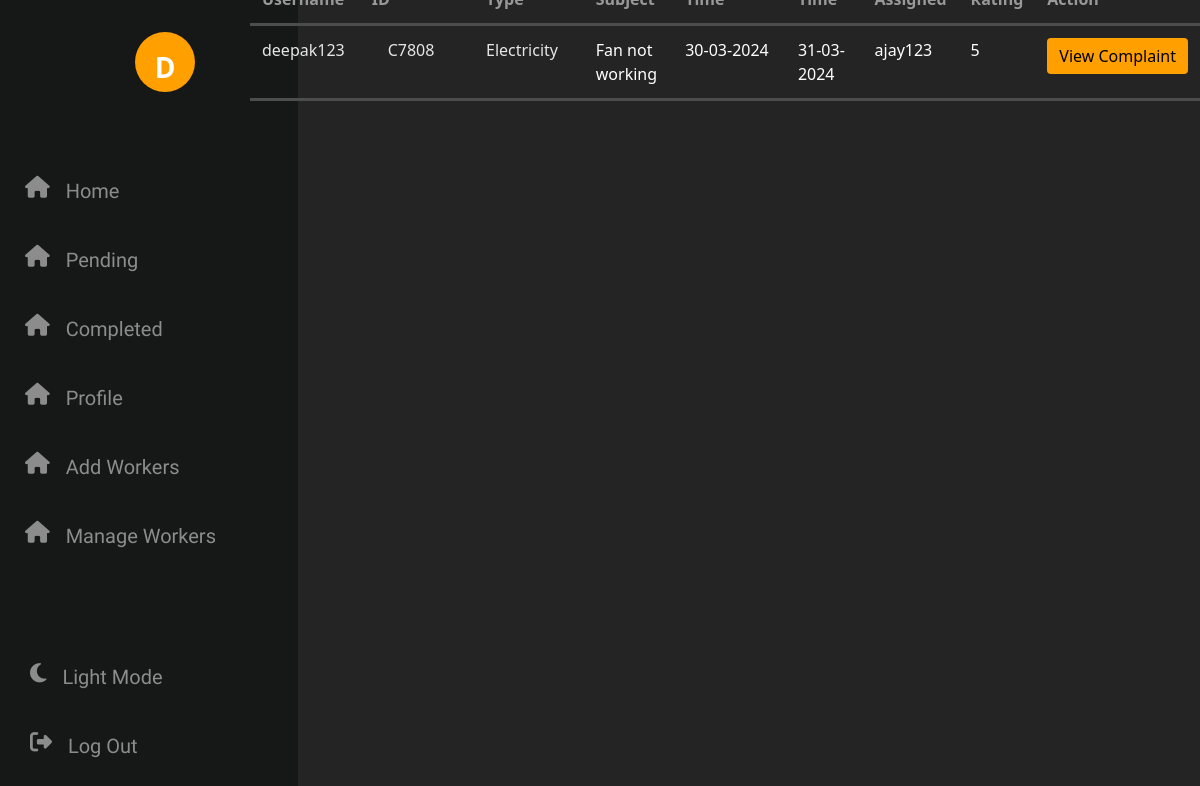
Page /php/closedComplaint.php (signed in) on the committed database.
### tables this page shows
CREATE TABLE `closed_complaints` (
  `username` varchar(50) NOT NULL,
  `complaint_id` varchar(10) NOT NULL,
  `complaint_type` varchar(20) NOT NULL,
  `subject` varchar(50) NOT NULL,
  `description` text NOT NULL,
  `folder` varchar(300) NOT NULL,
  `resolved_image` varchar(255) NOT NULL,
  `uploaded_time` timestamp(2) NOT NULL DEFAULT current_timestamp(2) ON UPDATE current_timestamp(2),
  `resolved_time` datetime(2) DEFAULT NULL,
  `time` timestamp NOT NULL DEFAULT current_timestamp(),
  `last_updation` datetime(2) DEFAULT NULL,
  `worker_assigned` varchar(50) DEFAULT NULL,
  `rating` int(11) DEFAULT NULL
);

### php/closedComplaint.php (the view, shortened to what this page needs)
<!DOCTYPE html>
<html lang="en">
<head>
    <link rel="stylesheet" href="/index.css">
    <link rel="stylesheet" href="https://cdnjs.cloudflare.com/ajax/libs/font-awesome/6.5.1/css/all.min.css" />
    <link rel="stylesheet" href="https://cdn.jsdelivr.net/npm/bootstrap@4.0.0/dist/css/bootstrap.min.css">
</head>
<body>
    <div class="nav">
        <div class="icon">
        <?php
            $u = $_SESSION["username"];
            $capitalizedu = ucfirst($u[0]);
        ?>
        <p><?php echo $capitalizedu ;?></p>
        </div>
        <div class="nav-content">
            <div>
                <i class="fa-solid fa-house"></i>
                <a href="../php/cAdminPanel.php">Home</a>
            </div>
            <div>
                <i class="fa-solid fa-house" ></i>
                <a href="../php/cPendingComplaints.php">Pending </a>
            </div>
            <div>
                <i class="fa-solid fa-house"></i>
                <a href="../php/cCompletedComplaints.php">Completed </a>
            </div>
            <div>
                <i class="fa-solid fa-house" ></i>
                <a href="#">Profile</a>
            </div>
            <div>
                <i class="fa-solid fa-house" ></i>
                <a href="addworkers.php">Add Workers</a>
            </div>
            <div>
                <i class="fa-solid fa-house" ></i>
                <a href="manageWorker.php">Manage Workers</a>
            </div>
        </div>
        <div class="nav-content-down">
            <div onclick="toggle()" >
                <i class="fa-solid fa-moon" ></i>
                <a href="#" class="dark">Light Mode</a>
            </div>
            <div>
                <i class="fa-solid fa-right-from-bracket"></i>
                <a href="../php/logout.php">Log Out</a>
            </div>
        </div>
    </div>
    <div class="content">
        <table class="table bg-transparent text-white ">
            <thead class="bg-transparent">
              <tr>
                <th>Username</th>
                <th>Complaint ID</th>
                <th>Complaint Type</th>
                <th>Subject</th>
                <th>Registered Time</th>
                <th>Closed Time</th>
                <th>Worker Assigned</th>
                <th>Rating</th>
                <th>Action</th>
              </tr>
            </thead>
            <tbody>
            <?php
                include 'config.php' ;
                $sql = "SELECT * from closed_complaints";
                $result = $conn->query($sql);
                if ($result->num_rows > 0) {
                    while ($row = $result->fetch_assoc()) {
                        ?>
              <tr>
              <td class=" col-2 " >
                    <p class="fw-normal mb-1 ml-0" style="color: #E6E6E6;" ><?php echo $row['username'] ; ?></p>
                </td>
                <td class=" col-3">
                    <div class="ms-3 d-flex ml-3 ">
                      <p class="fw-bold mb-1" style="color: #E6E6E6;"><?php echo $row["complaint_id"] ; ?></p>
                    </div>
                  </div>
                <td class="col-2">
                  <p class="fw-normal mb-1 ml-0" style="color: #E6E6E6;" ><?php echo $row["complaint_type"] ; ?></p>
                </td>
                <td class=" col-2 "><?php echo $row["subject"] ;  ?></td>
                <td class=" col-2 "><?php echo date("d-m-Y", strtotime($row["time"])) ; ?></td>
                <td class=" col-2 "><?php echo date("d-m-Y", strtotime($row["resolved_time"])) ; ?></td>
                <td class=" col-2 "><?php echo $row["worker_assigned"];  ?></td>
                <td class=" col-2 "><?php echo $row["rating"] ; ?></td>
                <td class=" col-2 "><a type="button" class="btn btn-primary" style = "background:#FF9F00 ; border:none; color:black;" href="../php/ComplaintInfo.php?id=<?php echo $row['complaint_id']; ?>">View Complaint</a></td>
              <?php
                    }
                }
            ?>
</body>
</html>

### css/index.css (style rules this page uses)
:root { --background-color: #202122; --font-color : #ffffff; --h1-font-color: #E0E0E0; --typing-font-color : #E0E0E0; --h1-color : black ; }
html { scroll-behavior: smooth; }
* { margin: 0; padding: 0; box-sizing: border-box; font-family: 'Poppins', sans-serif; font-family: 'Noto Sans', sans-serif; }
body { background-color: var(--background-color); }
.nav { width: 100vw; height: 100px; padding: 0vw 4vw; display: flex; justify-content: space-between; align-items: center; border-bottom: 2px solid #dadada ; }
.content { width: 100vw; height: calc(100% - 100px); display: flex; }

### php/closedComplaint.php (style rules this page uses)
:root { --background-color: #242424; --nav-background-color : #161717; --icon-color:#8C8C8C; --preview-background-color:#161717; --heading-color:white ; --font-color:white; --boxes-bg-color:#161717; --box-count-color: #242424; }
* { margin: 0; padding: 0; box-sizing: content-box; }
body { display: flex; }
.nav { width: 80px; height: 100vh; position: fixed; display: flex; flex-direction: column; justify-content: space-between; background-color: var(--nav-background-color); transition: 0.3s; }
.content { width: calc(100vw - 80px ); background-color: var(--background-color); height: 100vh; display: flex; justify-content: center; align-items: center; margin-left: 80px; transition: margin-left 0.3s; }
.nav i { font-size: 22px; color: #8C8C8C; justify-content: center; }
.nav .icon { width: 60px; height: 60px; position: absolute; top: 20px; margin: 1vw 0vw 0vw 0.4vw; border-radius: 50%; display: flex; justify-content: center; align-items: center; color: var(--font-color); font-weight: 800; font-family: 'Biryani', sans-serif; background-color: #FF9F00; }
.nav .icon p { margin-top: 25px; font-size: 28px; }
.nav a { text-decoration: none; color: #8C8C8C; font-size: 20px; visibility: hidden; font-family: 'Biryani', sans-serif; margin-top: 0.6rem; }
.nav-content { display: flex; flex-direction: column; overflow: hidden; gap: 1rem; position: relative; top: 10rem; }
.nav-content-down { display: flex; flex-direction: column; gap: 1rem; position: relative; overflow: hidden; bottom: 2rem; }
.nav-content div { width: 225px; padding-left: 20px; display: flex; gap: 1rem; margin-left: 0.3rem; justify-content: flex-start; align-items: center; height: 53px; border-radius: 10px 0px 0px 10px; }
.nav-content-down div { width: 220px; display: flex; margin-left: 0.3rem; gap: 1rem; justify-content: flex-start; align-items: center; height: 53px; padding-left: 25px; border-radius: 10px 0px 0px 10px; }
table { font-family: "Lexend", sans-serif; border-bottom: 3px solid #4d4d4d; border-top: 3px solid #4d4d4d; position: relative; bottom: 23rem; }
tbody { border-bottom: 3px solid #4d4d4d; border-top: 3px solid #4d4d4d; }
tr { border-bottom: 3px solid #4d4d4d; border-top: 3px solid #4d4d4d; }
table thead { color: #999999; }
table a { text-decoration: none ; }

### rows in the picture
closed_complaints: username "deepak123", complaint_id "C7808", complaint_type "Electricity", subject "Fan not working", time "30-03-2024", resolved_time "31-03-2024", worker_assigned "ajay123", rating "5"

### other values in the picture
$capitalizedu "D"
